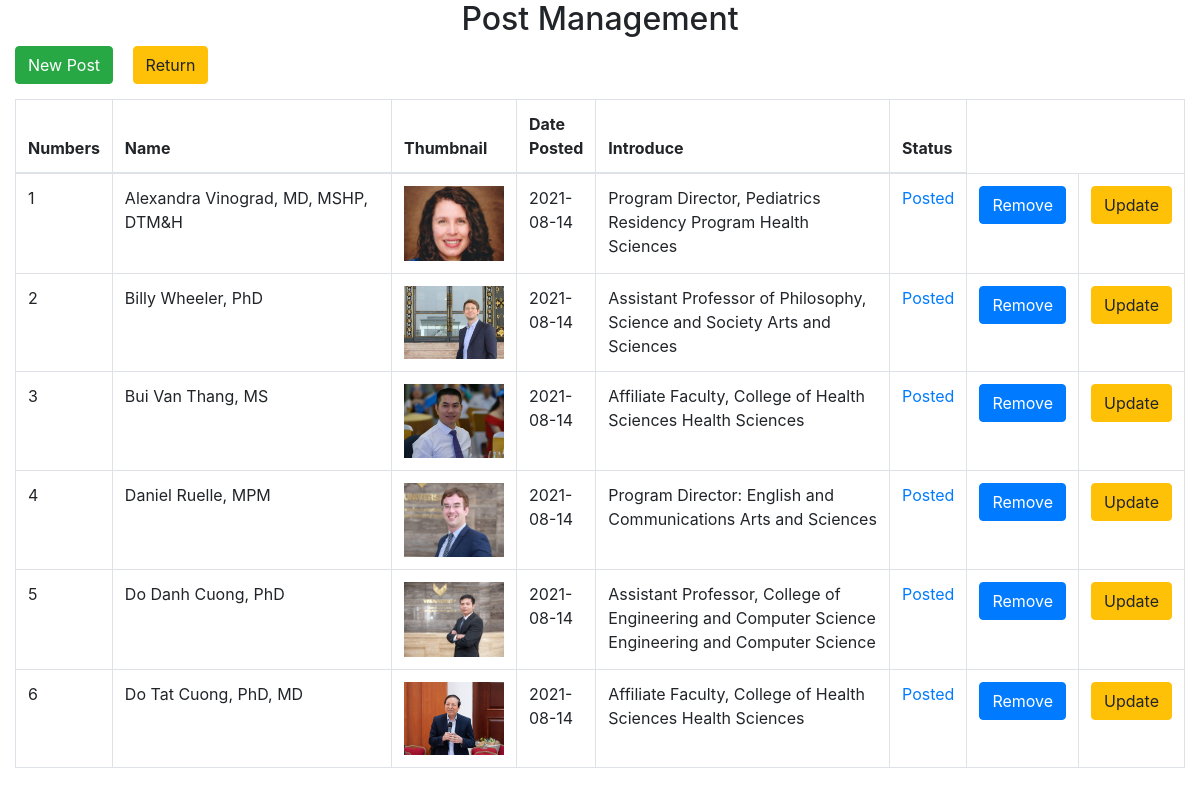
Screenshot of /manage.php (signed in) with the database file from the repository.
### tables this page shows
CREATE TABLE `directory` (
  `id` int(10) NOT NULL,
  `name` varchar(255) NOT NULL,
  `thumbnail` varchar(255) NOT NULL,
  `intro` varchar(255) NOT NULL,
  `overview` text NOT NULL,
  `create_date` date NOT NULL,
  `status` bit(1) NOT NULL,
  `id_user` int(10) NOT NULL
);

### db/dbhelper.php (called while the page is built, shortened)
<?php
function executeResult($sql) {
	$con = mysqli_connect(HOST, USERNAME, PASSWORD, DATABASE);
	$result = mysqli_query($con, $sql);
	$data   = [];
	while ($row = mysqli_fetch_array($result, 1)) {
		$data[] = $row;
	}
	return $data;
}
function executeSingleResult($sql) {
	$con = mysqli_connect(HOST, USERNAME, PASSWORD, DATABASE);
	$result = mysqli_query($con, $sql);
	$row    = mysqli_fetch_array($result, 1);
	return $row;
}

### manage.php (the view, shortened to what this page needs)
<?php
require_once ('db/dbhelper.php');
?>
<!DOCTYPE html>
<html>
<head>
	<link rel="stylesheet" href="https://maxcdn.bootstrapcdn.com/bootstrap/4.4.1/css/bootstrap.min.css">
</head>
<body style="    background:url('http://khohinhdep.com/wp-content/uploads/2017/10/hinh-nen-dien-thoai-lg-v20-chat-luong-qhd-010.jpg');">
	<div class="container-fluid">
		<div class="panel panel-primary">
			<div class="panel-heading">
				<h2 class="text-center">Post Management</h2>
			</div>
			<div class="panel-body">
				<a href="post.php">
					<button class="btn btn-success" style="margin-bottom: 15px;">New Post</button>
				</a>
				<a href="directory.php">
					<button class="btn btn-warning" style="margin-bottom: 15px;margin-left : 15px">Return</button>
				</a>
				<table class="table table-bordered table-hover">
					<thead>
						<tr>
							<th width="50px">Numbers</th>
							<th>Name</th>
							<th>Thumbnail</th>
							<th>Date Posted</th>
							<th>Introduce</th>
							<th>Status</th>
						</tr>
					</thead>
					<tbody>
<?php
$id_now = ' select id from user where user_name = "'.$_SESSION['username'].'"';
$id     = executeSingleResult($id_now);
if ($id != null) {
	$id = $id['id'];
}
$sql          = 'select * from directory where id_user = "'.$id.'" ';
$postList = executeResult($sql);
$index = 1;
foreach ($postList as $item) {
if($item["status"] == 0)
{
	$show1  = "Posted";
}
else
{
	$show2  = "Waiting for confirm";
}
  $a='../../';
  $b=" ".$item["thumbnail"];
  if(strpos($b,$a)){
    $item["thumbnail"] = str_replace('../../images','images' ,$item["thumbnail"]);
   }
  else{
       $item["thumbnail"] = $item["thumbnail"] ;
  }
 ?>
	<tr>
				<td><?=($index++)?></td>
				<td width="350px"><?=$item['name']?></td>
				<td><img src="<?=$item['thumbnail']?>" style="max-width: 100px"/></td>
				<td><?=$item['create_date']?></td>
				<td width="350px"><?=$item['intro']?></td>
				 <?php if($item["status"]==0){ ?>
				<td class="text-primary"><?=($show1)?></td>
				<?php } ?>
				<?php if($item["status"]==0){ ?>
					<td>
				<a href="confirm.php?id=<?=$item['id']?>">
				<button class="btn btn-primary">Remove</button></a>
				</td>
					<?php } ?>
				<td>
				<a href="post.php?id=<?=$item['id']?>">
				<button class="btn btn-warning">Update</button></a>
				</td>
			</tr>
<?php } ?>
</tbody>
				</table>
			</div>
		</div>
	</div>
</body>
</html>

### rows the page displays
directory: name "Alexandra Vinograd, MD, MSHP, DTM&H", shows a picture, create_date "2021-08-14", intro "Program Director, Pediatrics Residency Program Health Sciences", status "Posted"
directory: name "Billy Wheeler, PhD", shows a picture, create_date "2021-08-14", intro "Assistant Professor of Philosophy, Science and Society Arts and Sciences", status "Posted"
directory: name "Bui Van Thang, MS", shows a picture, create_date "2021-08-14", intro "Affiliate Faculty, College of Health Sciences Health Sciences", status "Posted"
directory: name "Daniel Ruelle, MPM", shows a picture, create_date "2021-08-14", intro "Program Director: English and Communications Arts and Sciences", status "Posted"
directory: name "Do Danh Cuong, PhD", shows a picture, create_date "2021-08-14", intro "Assistant Professor, College of Engineering and Computer Science Engineering and Computer Science", status "Posted"
directory: name "Do Tat Cuong, PhD, MD", shows a picture, create_date "2021-08-14", intro "Affiliate Faculty, College of Health Sciences Health Sciences", status "Posted"
